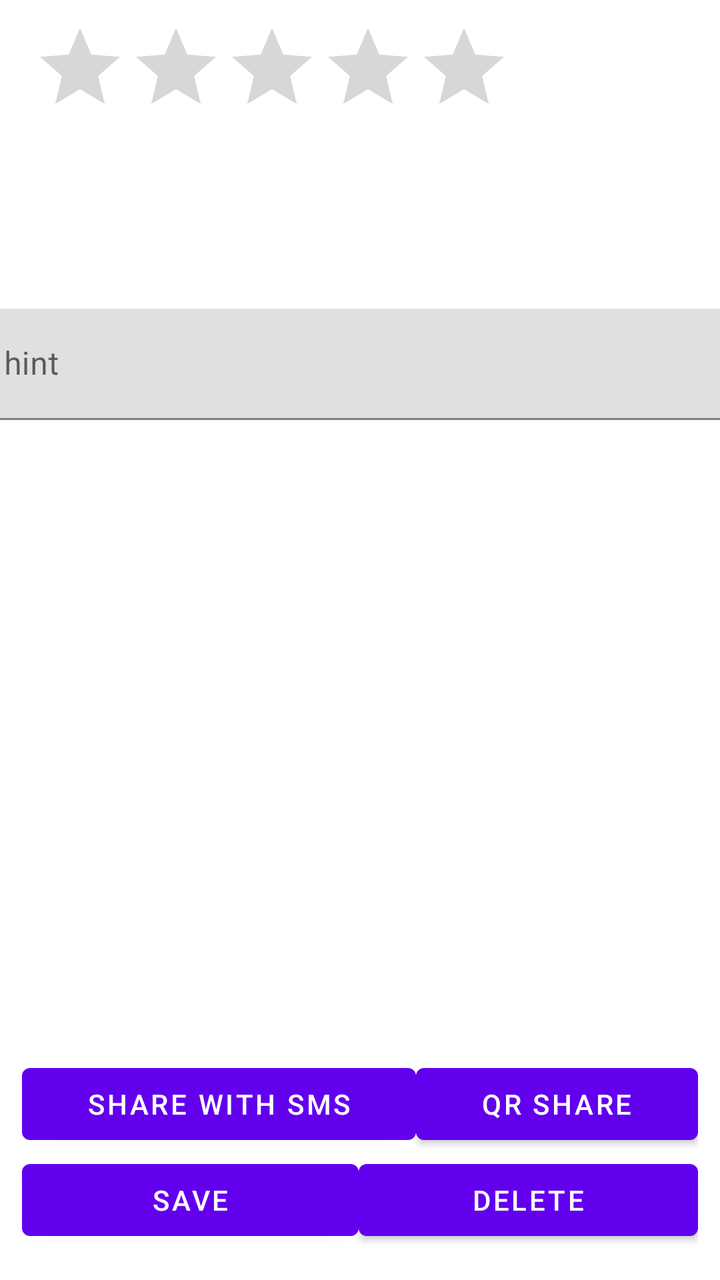
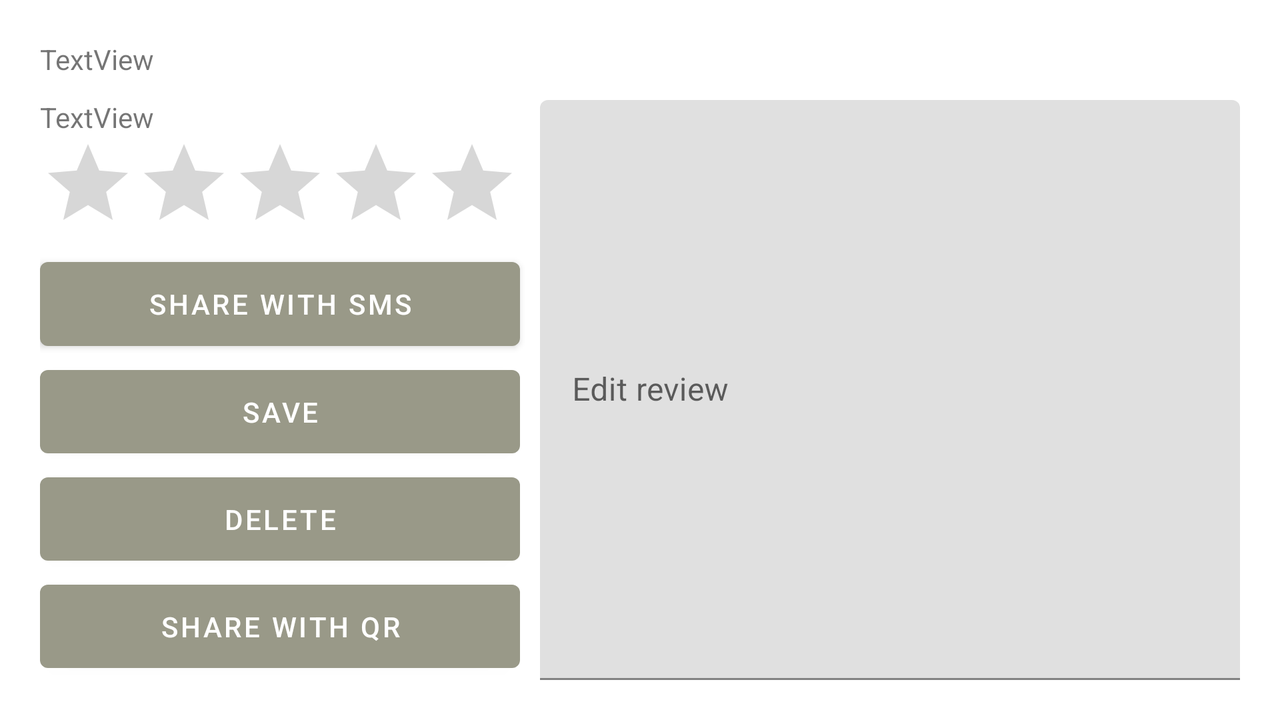

Compare how this app lays out the same screen by default and in its alternative resource folder. The renders come first, then the two layout files and the values they reference.
<!-- AndroidManifest.xml: application theme Theme.BookRater -->
<!-- res/layout/activity_edit_review.xml -->
<?xml version="1.0" encoding="utf-8"?>
<androidx.constraintlayout.widget.ConstraintLayout xmlns:android="http://schemas.android.com/apk/res/android"
    xmlns:app="http://schemas.android.com/apk/res-auto"
    xmlns:tools="http://schemas.android.com/tools"
    android:layout_width="match_parent"
    android:layout_height="match_parent"
    tools:context=".EditReview">


    <Button
        android:id="@+id/hideQr"
        android:layout_width="wrap_content"
        android:layout_height="wrap_content"
        android:layout_marginBottom="5dp"
        android:elevation="10dp"
        android:onClick="hideQr"
        android:text="Hide qr code"
        android:visibility="invisible"
        app:layout_constraintBottom_toTopOf="@+id/linearLayout"
        app:layout_constraintEnd_toEndOf="parent"
        app:layout_constraintStart_toStartOf="parent" />

    <ImageView
        android:id="@+id/qr_code_image_view"
        android:layout_width="0dp"
        android:layout_height="0dp"
        android:layout_gravity="center_horizontal"
        android:background="#888888"
        android:contentDescription="scan the qr code to display the review"
        android:elevation="1dp"
        android:scaleType="fitCenter"
        android:src="@drawable/ic_launcher_foreground"
        android:visibility="invisible"
        app:layout_constraintBottom_toBottomOf="@+id/linearLayout"
        app:layout_constraintEnd_toEndOf="parent"
        app:layout_constraintStart_toStartOf="parent"
        app:layout_constraintTop_toTopOf="parent"
        app:layout_constraintVertical_bias="0.538" />

    <TextView
        android:id="@+id/authorEdit"
        android:layout_width="wrap_content"
        android:layout_height="wrap_content"
        android:layout_marginEnd="336dp"
        android:layout_marginBottom="696dp"
        android:text="TextView"
        app:layout_constraintBottom_toBottomOf="parent"
        app:layout_constraintEnd_toEndOf="parent" />

    <TextView
        android:id="@+id/titleEdit"
        android:layout_width="wrap_content"
        android:layout_height="wrap_content"
        android:layout_marginEnd="336dp"
        android:layout_marginBottom="664dp"
        android:text="TextView"
        app:layout_constraintBottom_toBottomOf="parent"
        app:layout_constraintEnd_toEndOf="parent" />

    <com.google.android.material.textfield.TextInputLayout
        android:id="@+id/textInputLayout2"
        android:layout_width="409dp"
        android:layout_height="wrap_content"
        android:layout_marginStart="1dp"
        android:layout_marginTop="94dp"
        android:layout_marginEnd="1dp"
        android:layout_marginBottom="346dp"
        app:layout_constraintBottom_toBottomOf="parent"
        app:layout_constraintEnd_toEndOf="parent"
        app:layout_constraintStart_toStartOf="parent"
        app:layout_constraintTop_toBottomOf="@+id/titleEdit">

        <com.google.android.material.textfield.TextInputEditText
            android:id="@+id/editReview"
            android:layout_width="match_parent"
            android:layout_height="wrap_content"
            android:layout_marginLeft="10sp"
            android:layout_marginRight="10sp"
            android:hint="hint" />
    </com.google.android.material.textfield.TextInputLayout>

    <RatingBar
        android:id="@+id/editRating"
        android:layout_width="wrap_content"
        android:layout_height="wrap_content"
        android:layout_marginStart="16dp"
        android:layout_marginTop="16dp"
        android:layout_marginBottom="22dp"
        android:contentDescription="edit previously saved rating"
        app:layout_constraintBottom_toTopOf="@+id/textInputLayout2"
        app:layout_constraintStart_toStartOf="parent"
        app:layout_constraintTop_toBottomOf="@+id/titleEdit"
        app:layout_constraintVertical_bias="0.214" />

    <LinearLayout
        android:id="@+id/linearLayout"
        android:layout_width="0dp"
        android:layout_height="wrap_content"
        android:layout_marginStart="1dp"
        android:layout_marginEnd="1dp"
        android:layout_marginBottom="16dp"
        android:orientation="vertical"
        app:layout_constraintBottom_toBottomOf="parent"
        app:layout_constraintEnd_toEndOf="parent"
        app:layout_constraintHorizontal_bias="0.38"
        app:layout_constraintStart_toStartOf="parent">

        <LinearLayout
            android:layout_width="match_parent"
            android:layout_height="wrap_content"
            android:layout_marginLeft="10sp"
            android:layout_marginRight="10sp"
            android:orientation="horizontal">

            <Button
                android:id="@+id/contactShare"
                android:layout_width="wrap_content"
                android:layout_height="wrap_content"
                android:layout_weight="1"
                android:onClick="smsShare"
                android:text="Share with sms" />

            <Button
                android:id="@+id/qrShare"
                android:layout_width="wrap_content"
                android:layout_height="wrap_content"
                android:layout_weight="1"
                android:onClick="qrCodeShare"
                android:text="Qr share" />
        </LinearLayout>

        <LinearLayout
            android:layout_width="match_parent"
            android:layout_height="wrap_content"
            android:layout_marginLeft="10sp"
            android:layout_marginRight="10sp"
            android:orientation="horizontal">

            <Button
                android:id="@+id/saveChanges"
                android:layout_width="wrap_content"
                android:layout_height="wrap_content"
                android:layout_weight="1"
                android:onClick="saveChanges"
                android:text="Save" />

            <Button
                android:id="@+id/deleteReview"
                android:layout_width="wrap_content"
                android:layout_height="wrap_content"
                android:layout_weight="1"
                android:onClick="deleteReview"
                android:text="delete" />


        </LinearLayout>
    </LinearLayout>
</androidx.constraintlayout.widget.ConstraintLayout>
<!-- resources referenced by this layout -->
<resources>
  <!-- drawable ic_launcher_foreground: png bitmap (mipmap-hdpi, 8127 bytes) -->
  <style name="Theme.BookRater" parent="Theme.MaterialComponents.DayNight.DarkActionBar">
          
          <item name="colorPrimary">@color/purple_500</item>
          <item name="colorPrimaryVariant">@color/purple_700</item>
          <item name="colorOnPrimary">@color/white</item>
          
          <item name="colorSecondary">@color/teal_200</item>
          <item name="colorSecondaryVariant">@color/teal_700</item>
          <item name="colorOnSecondary">@color/black</item>
          
          <item name="android:statusBarColor">?attr/colorPrimaryVariant</item>
          
      </style>
</resources>
<!-- res/layout-land/activity_edit_review.xml (the repository's variant of the layout above) -->
<!-- drawn on the phone turned sideways -->
<?xml version="1.0" encoding="utf-8"?>
<androidx.constraintlayout.widget.ConstraintLayout xmlns:android="http://schemas.android.com/apk/res/android"
    xmlns:app="http://schemas.android.com/apk/res-auto"
    xmlns:tools="http://schemas.android.com/tools"
    android:layout_width="match_parent"
    android:layout_height="match_parent"
    android:padding="20dp"
    tools:context=".EditReview">


    <FrameLayout
        android:layout_width="match_parent"
        android:layout_height="match_parent">

        <Button
            android:id="@+id/hideQr"
            android:layout_width="wrap_content"
            android:layout_height="wrap_content"
            android:elevation="10dp"
            android:onClick="hideQr"
            android:text="@string/hide_qr_code"
            android:theme="@style/Button.greyTint"
            android:visibility="invisible" />

        <ImageView
            android:id="@+id/qr_code_image_view"
            android:layout_width="match_parent"
            android:layout_height="match_parent"
            android:layout_gravity="center_horizontal"
            android:background="#ffffff"
            android:contentDescription="@string/scan_the_qr_code_to_display_the_review"
            android:elevation="1dp"
            android:scaleType="fitCenter"
            android:src="@drawable/ic_launcher_foreground"
            android:visibility="invisible" />

        <LinearLayout
            android:id="@+id/linearLayout2"
            android:layout_width="match_parent"
            android:layout_height="match_parent"
            android:orientation="horizontal">

            <LinearLayout
                android:layout_width="wrap_content"
                android:layout_height="match_parent"
                android:orientation="vertical">

                <TextView
                    android:id="@+id/authorEdit"
                    android:layout_width="match_parent"
                    android:layout_height="wrap_content"
                    android:text="TextView" />

                <TextView
                    android:id="@+id/titleEdit"
                    android:layout_width="match_parent"
                    android:layout_height="wrap_content"
                    android:layout_marginTop="10dp"
                    android:text="TextView" />

                <RatingBar
                    android:id="@+id/editRating"
                    android:layout_width="wrap_content"
                    android:layout_height="wrap_content"
                    android:layout_marginRight="10sp"
                    android:contentDescription="@string/edit_saved_rating" />

                <Button
                    android:id="@+id/contactShare"
                    android:layout_width="match_parent"
                    android:layout_height="match_parent"
                    android:layout_marginRight="10sp"
                    android:layout_weight="1"
                    android:onClick="smsShare"
                    android:text="@string/share_with_sms"
                    android:theme="@style/Button.greyTint" />

                <Button
                    android:id="@+id/saveChanges"
                    android:layout_width="match_parent"
                    android:layout_height="match_parent"
                    android:layout_marginRight="10sp"
                    android:layout_weight="1"
                    android:onClick="saveChanges"
                    android:text="Save"
                    android:theme="@style/Button.greyTint" />

                <Button
                    android:id="@+id/deleteReview"
                    android:layout_width="match_parent"
                    android:layout_height="match_parent"
                    android:layout_marginRight="10sp"
                    android:layout_weight="1"
                    android:onClick="deleteReview"
                    android:text="delete"
                    android:theme="@style/Button.greyTint" />

                <Button
                    android:id="@+id/qrShare"
                    android:layout_width="match_parent"
                    android:layout_height="match_parent"
                    android:layout_marginRight="10sp"
                    android:layout_weight="1"
                    android:onClick="qrCodeShare"
                    android:text="@string/qr_share"
                    android:theme="@style/Button.greyTint" />

            </LinearLayout>

            <LinearLayout
                android:layout_width="match_parent"
                android:layout_height="match_parent"
                android:orientation="vertical">

                <com.google.android.material.textfield.TextInputLayout
                    android:id="@+id/textInputLayout2"
                    android:layout_width="match_parent"
                    android:layout_height="match_parent"
                    android:layout_marginTop="30dp">

                    <com.google.android.material.textfield.TextInputEditText
                        android:id="@+id/editReview"
                        android:layout_width="match_parent"
                        android:layout_height="match_parent"
                        android:hint="@string/edit_review" />
                </com.google.android.material.textfield.TextInputLayout>
            </LinearLayout>

        </LinearLayout>
    </FrameLayout>

</androidx.constraintlayout.widget.ConstraintLayout>
<!-- resources referenced by the variant -->
<!-- as the phone turned sideways resolves them -->
<resources>
  <!-- drawable ic_launcher_foreground: png bitmap (mipmap-hdpi, 8127 bytes) -->
  <string name="edit_review">Edit review</string>
  <string name="edit_saved_rating">edit previously saved rating</string>
  <string name="hide_qr_code">Hide qr code</string>
  <string name="qr_share">Share with Qr</string>
  <string name="scan_the_qr_code_to_display_the_review">scan the qr code to display the review</string>
  <string name="share_with_sms">Share with SMS</string>
  <style name="Button.greyTint" parent="ThemeOverlay.AppCompat">
      <item name="colorPrimary">#999988</item>
  </style>
  <style name="Theme.BookRater" parent="Theme.MaterialComponents.DayNight.DarkActionBar">
          
          <item name="colorPrimary">@color/purple_500</item>
          <item name="colorPrimaryVariant">@color/purple_700</item>
          <item name="colorOnPrimary">@color/white</item>
          
          <item name="colorSecondary">@color/teal_200</item>
          <item name="colorSecondaryVariant">@color/teal_700</item>
          <item name="colorOnSecondary">@color/black</item>
          
          <item name="android:statusBarColor">?attr/colorPrimaryVariant</item>
          
      </style>
</resources>
